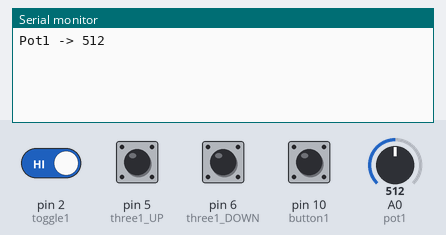
This sketch was run on a simulated Teensy 4. Parts: the last lines printed to the serial monitor. The inputs (shaded band) are chosen by the test bench; at power-on: pin 2 (toggle1), pin 5 (three1_UP), pin 6 (three1_DOWN), pin 10 (button1) HIGH, A0 (pot1) = 512 (analog values on the 0–1023 scale).

Above: at 1.2 s.
1.3 s: pin 2 (toggle1) driven LOW
At 2.5 s:
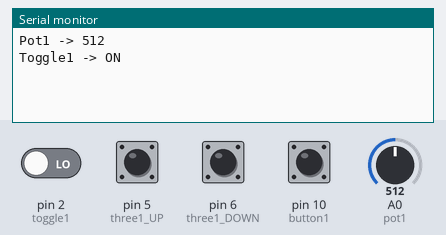
2.8 s: pin 5 (three1_UP) pulled LOW for 0.15 s
At 3.3 s:
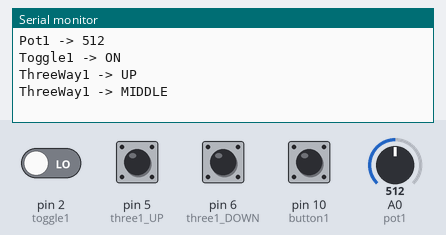
4.4 s: pin 6 (three1_DOWN) pulled LOW for 0.15 s
At 4.53 s:
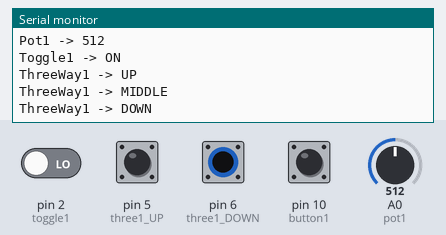
6.0 s: pin 10 (button1) pulled LOW for 0.15 s
At 6.8 s:
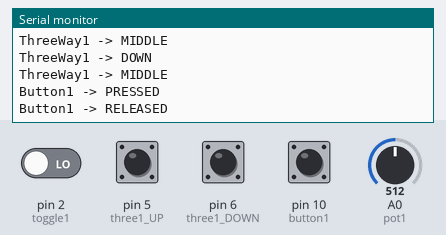
7.6 s: pin 2 (toggle1) driven HIGH
At 8.5 s:
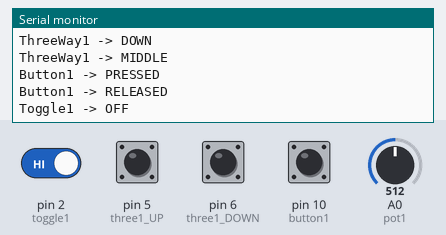
9.1 s: A0 (pot1) set to 716
At 9.7 s:
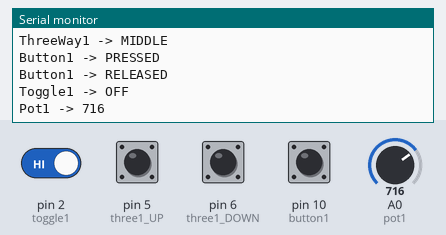

The sketch:

board_controller_v1.ino
```cpp
//Pin Declarations
const int toggle1 = 2;
bool lastToggleState1 = HIGH;

const int three1_UP = 5;
bool lastThreeWayUpState1 = HIGH;
const int three1_DOWN = 6;
bool lastThreeWayDownState1 = HIGH;

const int button1 = 10;
bool lastButtonState1 = HIGH;

const int pot1 = A0;
int lastPotValue1 = -1;


void setup() {
  Serial.begin(115200);

  pinMode(toggle1, INPUT_PULLUP);

  pinMode(three1_UP, INPUT_PULLUP);
  pinMode(three1_DOWN, INPUT_PULLUP);

  pinMode(button1, INPUT_PULLUP);

  pinMode(pot1, INPUT_PULLUP);

  analogReadResolution(10);   // 0..1023
  analogReadAveraging(8);     // smoother potentiometer readings
}

void loop() {

  // Toggle Switch
  bool toggleState1 = digitalRead(toggle1);

  if (toggleState1 != lastToggleState1) {

    if (toggleState1 == LOW) {
      Joystick.button(1, 1);
      Serial.println("Toggle1 -> ON");
    }
    else {
      Joystick.button(1, 0);
      Serial.println("Toggle1 -> OFF");
    }

    lastToggleState1 = toggleState1;
  }


  // Push Button
  bool pushButtonState1 = digitalRead(button1);

  if (pushButtonState1 != lastButtonState1) {

    if (pushButtonState1 == LOW) {
      Joystick.button(2, 1);
      Serial.println("Button1 -> PRESSED");
    }
    else {
      Joystick.button(2, 0);
      Serial.println("Button1 -> RELEASED");
    }

    lastButtonState1 = pushButtonState1;
  }


  // Threeway Switch
  bool threeWayUpState1 = digitalRead(three1_UP);
  bool threeWayDownState1 = digitalRead(three1_DOWN);

  if (threeWayUpState1 != lastThreeWayUpState1 ||
      threeWayDownState1 != lastThreeWayDownState1) {

    // Up active
    if (threeWayUpState1 == LOW && threeWayDownState1 == HIGH) {
      Joystick.button(3, 1);
      Joystick.button(4, 0);
      Serial.println("ThreeWay1 -> UP");
    }
    // Down active
    else if (threeWayUpState1 == HIGH && threeWayDownState1 == LOW) {
      Joystick.button(3, 0);
      Joystick.button(4, 1);
      Serial.println("ThreeWay1 -> DOWN");
    }
    // Middle
    else {
      Joystick.button(3, 0);
      Joystick.button(4, 0);
      Serial.println("ThreeWay1 -> MIDDLE");
    }

    lastThreeWayUpState1 = threeWayUpState1;
    lastThreeWayDownState1 = threeWayDownState1;
  }


  // Potentiometer
  int potValue1 = analogRead(pot1);

  if (abs(potValue1 - lastPotValue1) > 3) {   // ignore tiny noise
    Joystick.sliderLeft(potValue1);

    Serial.print("Pot1 -> ");
    Serial.println(potValue1);

    lastPotValue1 = potValue1;
  }

  delay(5);
}
```

Measured:
- after the input at 1.3 s, the serial monitor: prints a new line at once (image 1)
- after the input at 2.8 s, the serial monitor: prints a new line at once (image 2)
- after the input at 4.4 s, the serial monitor: prints a new line at once (image 3)
- after the input at 6.0 s, the serial monitor: prints a new line at once (image 4)
- after the input at 7.6 s, the serial monitor: prints a new line at once (image 5)
- after the input at 9.1 s, the serial monitor: prints a new line at once (image 6)
